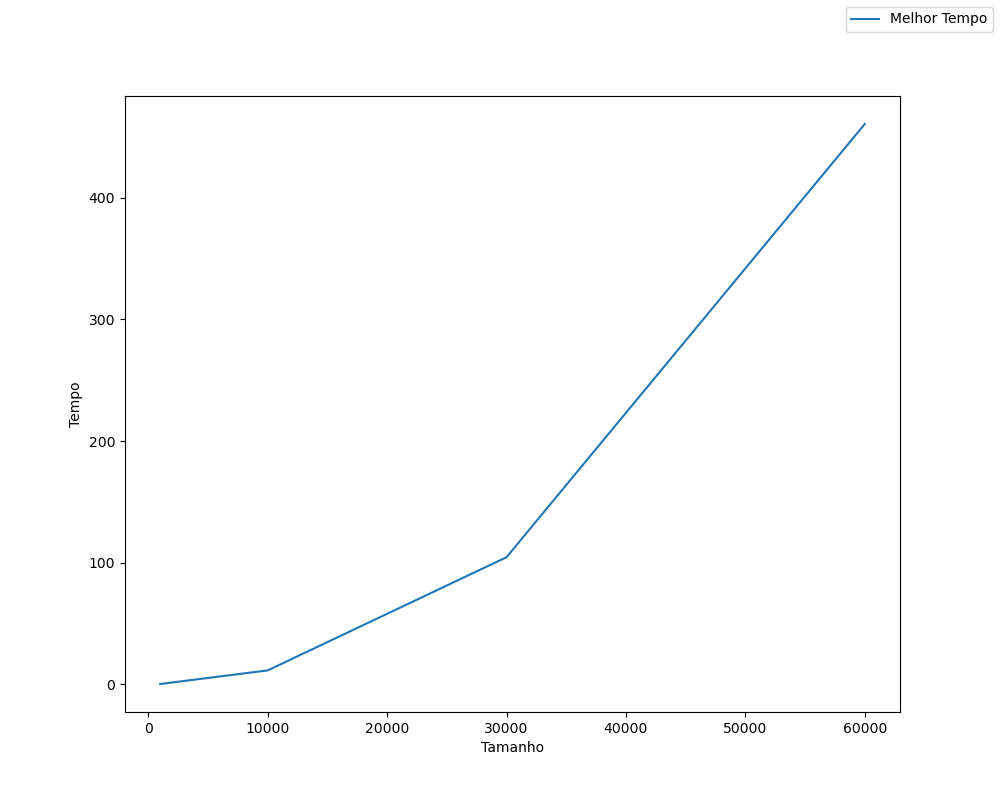

Write the Python code that produced this figure.
import matplotlib as mpl
import matplotlib.pyplot as plt
from random import randint
import time

def desenhaGrafico(x, y, xl="Entradas", yl="Saídas",name="selectionSort"):
    fig = plt.figure(figsize=(10, 8))
    ax = fig.add_subplot(111)
    ax.plot(x, y, label="Melhor Tempo")
    ax.legend(bbox_to_anchor=(1, 1), bbox_transform=plt.gcf().transFigure)
    plt.ylabel(yl)
    plt.xlabel(xl)
    fig.savefig(name+'.png')

def geraLista(tam):
    lista = []
    while len(lista) < tam:
        n = randint(1,1*tam)
        if n not in lista: lista.append(n)
    return lista

def geraListaInvertida(tam):
    lista_inv = []
    for i in range(tam):
        lista_inv.append(tam-i)
    return lista_inv

tamanhos_listas = [1000, 10000, 30000, 60000]
tempos = []
tempos_inv = []

def selectionSort(lista):
    agora = time.time()
    loop = 0
    n = len(lista)
    #print(lista)
    for i in range(n):
        atual = lista[i]
        for j in range(i+1, n):
            loop = loop + 1
            if (atual > lista[j]):
                aux = atual
                atual = lista[j]
                lista[j] = aux
        lista[i] = atual

    depois = time.time()
    tmp = depois - agora
    print("Loops feitos para a lista com", n, "numeros:", loop, "e esse proceso demorou:", tmp, "segundos")
    #print(lista)
    return tmp

for tamanho in tamanhos_listas:
    lista = geraLista(tamanho)
    tempo = selectionSort(lista)
    tempos.append(tempo)

desenhaGrafico(tamanhos_listas, tempos, "Tamanho", "Tempo", "selectionSortListaAleatoria")

for tamanho in tamanhos_listas:
    lista = geraListaInvertida(tamanho)
    tempo_inv = selectionSort(lista)
    tempos_inv.append(tempo_inv)

desenhaGrafico(tamanhos_listas, tempos_inv, "Tamanho", "Tempo", "selectionSortListaInvertida")